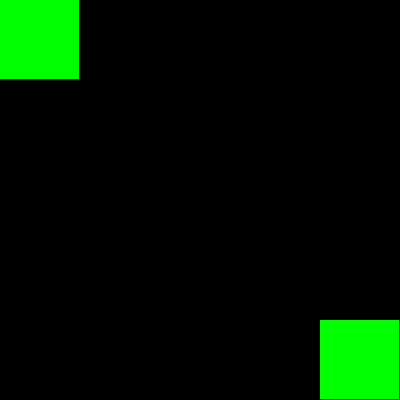
Frame 1 (no input)
Frame 60 (no input): identical to frame 1, image omitted
Frame 120 (the mouse pressed at the canvas centre since frame 60): identical to frame 1, image omitted

The p5.js sketch that drew this single still picture (run headless with seeded random() and noise() and a simulated clock; from frame 60 on, the mouse is pressed at the canvas centre):

// p5.js sketch
// ── sketch.js
//variables
var cols =5 ;
var rows =5 ;
var grid  =new Array(cols);
var w,h;
var open=[],close=[],start,end;
function removeFromArray(arr,key){
    for(var i = arr.length-1 ; i >= 0 ; i--){
        if(arr[i]==key){
            arr.splice(i,1);
        }
    }
}
    
    function Spot(i,j){
        this.i=i;
        this.j=j;
        this.f=0;
        this.g=0; 
        this.h=0; 
        this.neighbours =[ ];


        this.show= function(col){
            fill(col);
            noStroke();
            rect(this.i*w,this.j*h,w-1,h-1);
        }


        // this.addneighbors = function(grid){
        //     this.i=i;this.j=j;
        //     if( i <cols -1){
        //     this.neighbours.push(grid[this.i+1][j]);
        //     }
        //     if(i > 0){
        //     this.neighbours.push(grid[this.i-1][j]);
        //     }
        //     if(j < rows - 1){
        //     this.neighbours.push(grid[this.i][j+1]);
        //     }
        //     if(j > 0 ){
        //     this.neighbours.push(grid[this.i][j-1]);
        //     }
        // }
    
    

}
function setup(){
    
    createCanvas(400,400 );
    console.log('A*');
    //2d array
    for(var i = 0 ; i < cols ; i ++ ){
        grid[i]= new Array(rows);
    }

    for(var i = 0 ; i < cols ; i ++ ){
        for(var j = 0 ; j < rows ; j ++ ){
                grid[i][j]= new Spot(i,j);
        }
    }

    // for(var i = 0 ; i < cols ; i ++ ){
    //     for(var j = 0 ; j < rows ; j ++ ){
    //             grid[i][j].addneighbors(grid);
    //     }
    // }


    start=grid[0][0];
    end = grid[cols-1][rows - 1];     //defined start and end
    w=width/cols;
    h=height/rows;
    
    
    open.push(start);               //error??
    console.log(grid);
}
function draw(){
    if(open.length>0){
        var winner = 0;
        for(var i =0 ; i< open.length ; i++){           //implement
            if(open[i].f < open[winner].f){
                winner = i;
            }
        }
        var current = open[winner];

        if(current= end){
            console.log("done!");
        }
        removeFromArray(open, current);
        open.push(current);
    }
    
    else {
                        //not solvable
    }


    for(var i = 0 ; i < cols ; i ++ ){
        for(var j = 0 ; j < rows ; j ++ ){
                grid[i][j].show(color(255));
            }
        }
        background(0);
        for(var i = 0 ; i < open.length ; i++ ){
            open[i].show(color(0,255,0));
        }
        for(var i = 0 ; i < close.length ; i++ ){
            close[i].show(color(0,0,255));
        }
        

}
